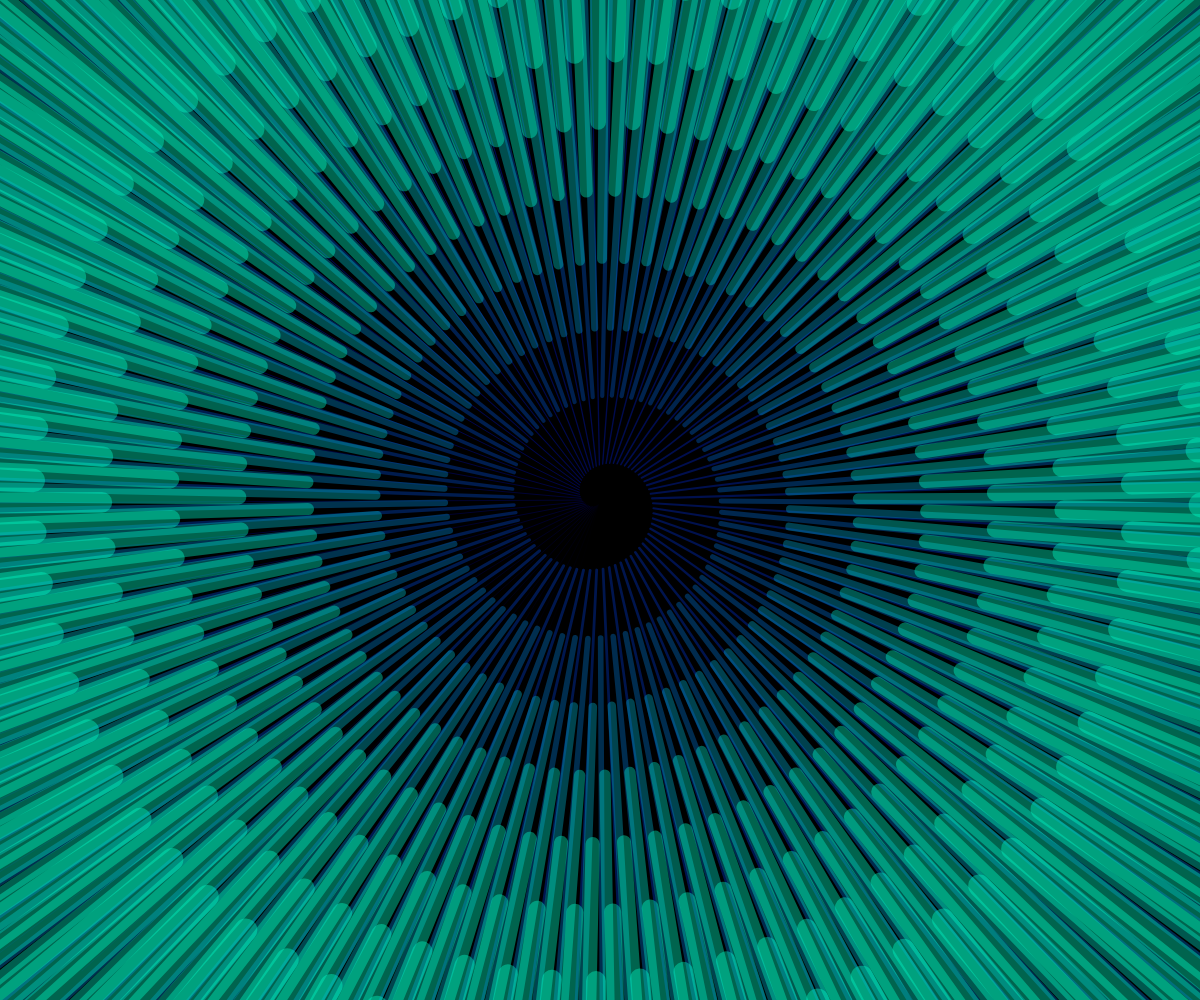
Frame 1 (no input)
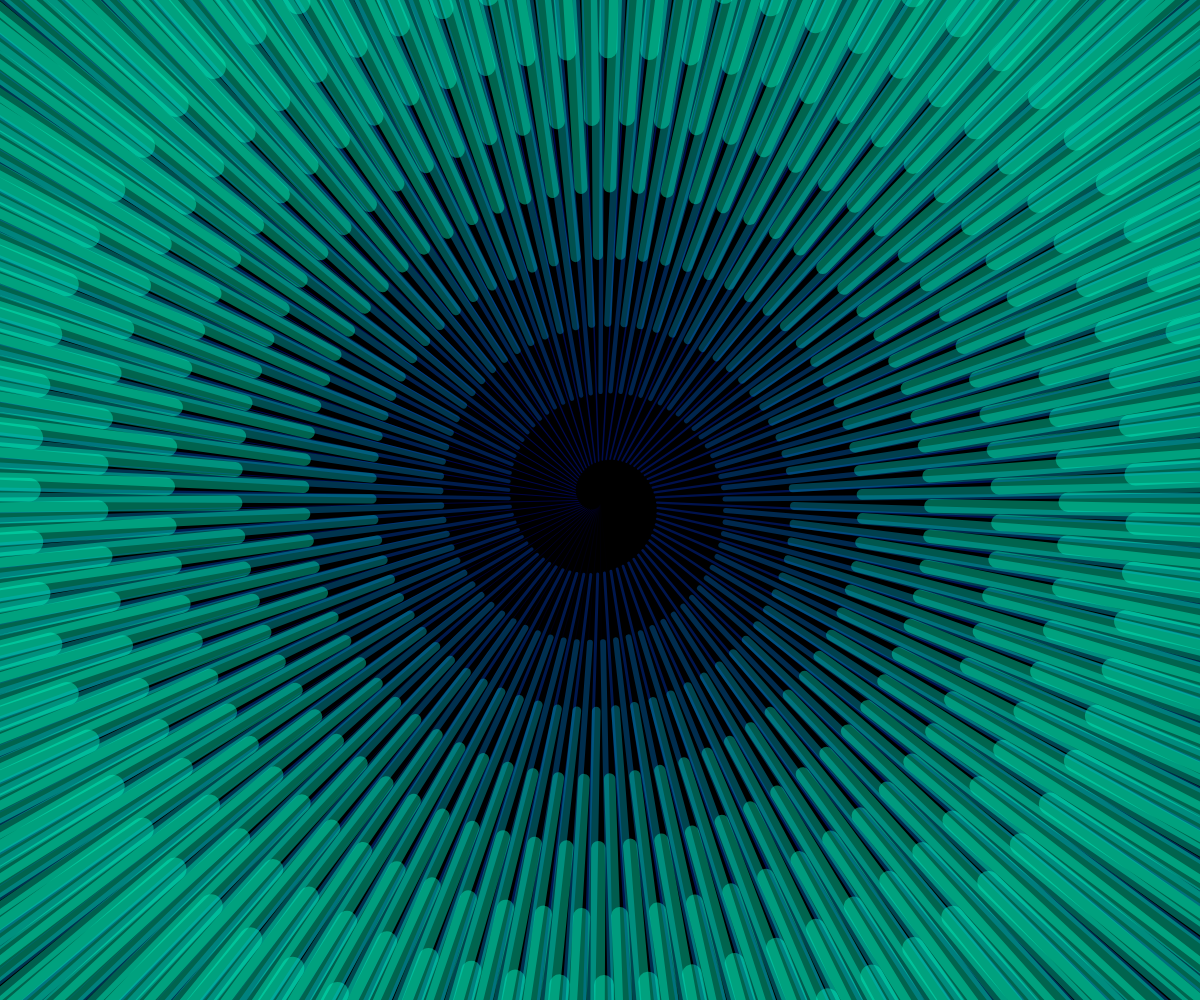
Frame 60 (no input)
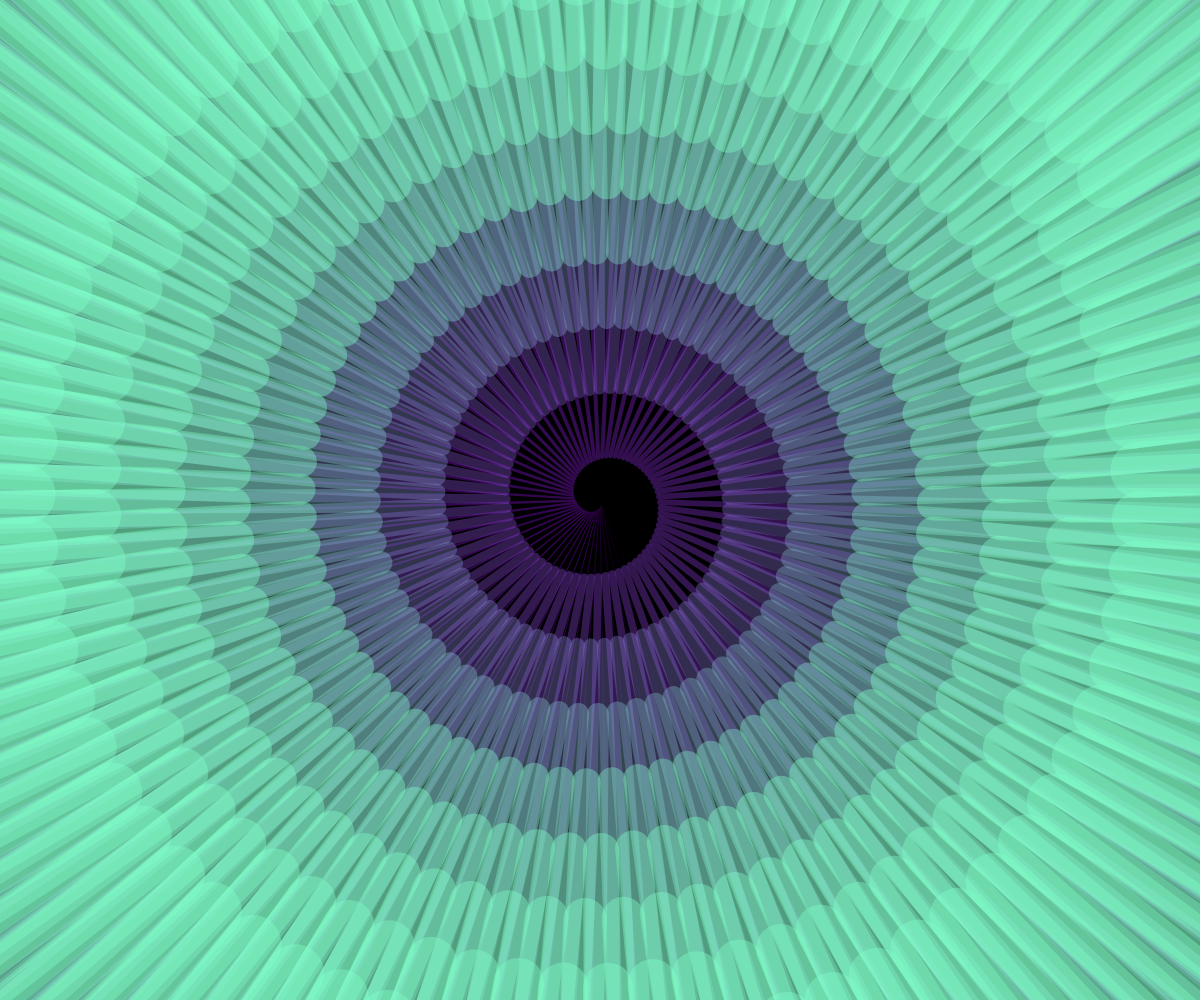
Frame 120 (the mouse pressed at the canvas centre since frame 60)

The p5.js sketch that drew these frames (run headless with seeded random() and noise() and a simulated clock; from frame 60 on, the mouse is pressed at the canvas centre):

// p5.js sketch
// ── sketch.js
function setup() {
  var canvas = createCanvas(windowWidth, windowHeight);
}

function draw() {
  background(0);
  translate(windowWidth/2, windowHeight/2);
  rotate(frameCount*0.1); //how fast does it go around?
  for (i=0; i<600; i = i+1) {
    rotate(PI*700/400/60);
    strokeWeight((mouseX*1.5+windowWidth/2)/windowWidth*i/12);
    stroke(map(mouseY,0,windowHeight,0,255),map(i, 0, 300, 0, 255),200,100);
    line(0, i*100, 0, i+310/100);   
  }
}
